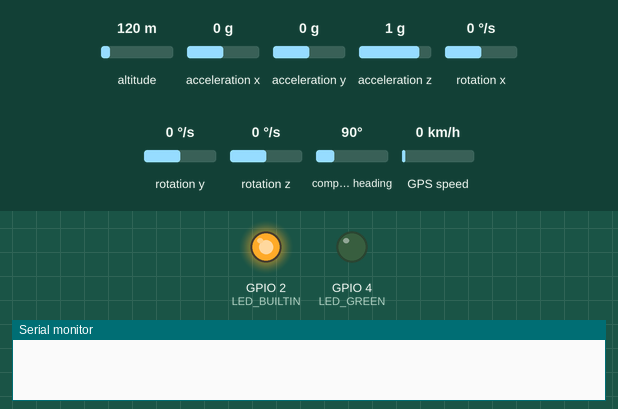
Bench run of a sketch on a simulated ESP32. Parts: output pins drawn as LEDs (lit = HIGH), the last lines printed to the serial monitor. The test bench sets the inputs (shaded band); at power-on: altitude 120 m, acceleration x 0 g, acceleration y 0 g, acceleration z 1 g, rotation x 0 °/s, rotation y 0 °/s, rotation z 0 °/s, compass heading 90°, GPS speed 0 km/h. The local clock reads 2024-03-15 10:24:30 at power-on unless the sketch sets it; storage starts empty; the GPS gets a fix after 3 s at 37.7749, -122.4194 with 8 satellites.

Above: at 0.1 s.
At 2.1 s:
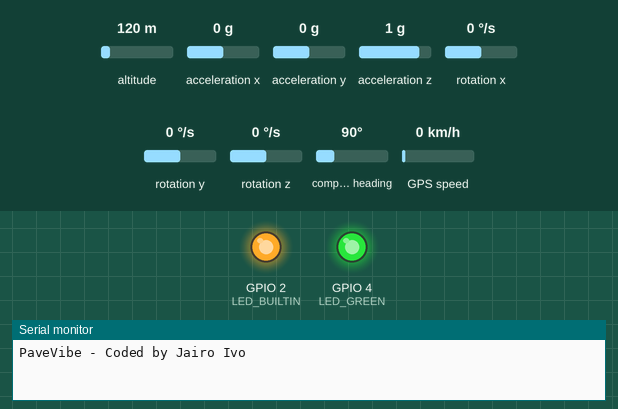
At 17.7 s:
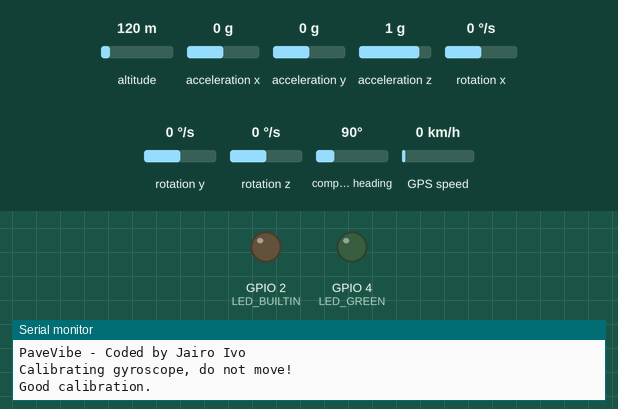
Timing chart, 0 to 24.7 s (numbered marks = the images above):
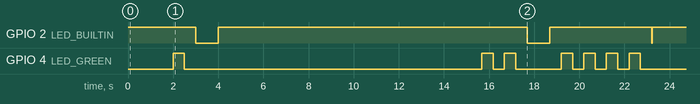

The sketch:

PaveVibeV5.ino
```cpp
#include <ESP32Time.h>       // For managing time on ESP32
#include <MPU9250_asukiaaa.h> // For MPU9250 sensor interface
#include <SD.h>              // For SD card operations
#include <SPI.h>             // For SPI communication protocols
#include <TinyGPSPlus.h>     // For GPS functionalities
#include <Wire.h>            // For I2C communication
#include "configSetup.h"          // Configuration file
#include "esp_timer.h"

MPU9250_asukiaaa mySensor; // Sensor interface object
TinyGPSPlus gps;                  // GPS data parser
String dataMessage;               // Data message storage for SD writing
File dataFile;                    // File object for SD operations
String fileName;
// Time data structure
struct TimeData {
  int day, month, year, hour, minute, second;
} rtcTime, gpsTime;

int gpsUpdate = 0; // GPS data update flag
int lastSecond;
bool ledState = LOW;

char latitudeStr[15], longitudeStr[15]; // Human-readable latitude and longitude
double gpsAltitude = 0;                 // GPS altitude
float gpsSpeed = 0;                     // GPS speed

// Sensor data structure
struct SensorData {
  float ax, ay, az;          // Accelerometer readings
  float gx, gy, gz;          // Gyroscope readings
  float aSqrt;               // Square root of accelerometer sums
  float gxOffset = 0, gyOffset = 0, gzOffset = 0; // Gyroscope offsets
} sensorData;

// Check if it's time to collect and save data based on the predefined interval
void IRAM_ATTR onTimer(void* arg) {

  updateSampleIndex();
  updateTimeDateRTCdata();
  updateMPUdata();
  saveData(); // Save the collected data
  digitalWrite(LED_BUILTIN, HIGH); // Turn on the built-in LED to indicate data collection
  gpsUpdate = 0; // Reset the GPS update flag
}

void setup() {

  initProgram(); // Setup serial and i2c communication
  checkAndCalibrateMPU(); // Function to check connection with MPU and calibrate gyroscope
  syncGps(); // Synchronize the internal RTC with GPS time and GPS latitude and longitude
  updateTimeDateRTCdata(); // Update internal time and date with RTC data
  initSDCard(); // Initialize the SD card module
  checkSDFile(); // Ensure '.csv' file exists on the SD card, create if not found using date and hour in main name


  const esp_timer_create_args_t timerArgs = {
    .callback = &onTimer, // Função que será chamada na interrupção
    .name = "sampleTimer"
  };

  esp_timer_handle_t sampleTimer;
  esp_timer_create(&timerArgs, &sampleTimer);
  // Inicia o timer para disparar a cada 100 milissegundos (100000 microssegundos)
  waitStart(100); // Sync to start collecting data in the next second
  esp_timer_start_periodic(sampleTimer, sampleInterval * 1000); // Configura o timer para disparar periodicamente


}

void loop() {
  updateGpsData();
}
```

peripheralFunctions.ino
```cpp
void updateTimeDateRTCdata() {
  // Update RTC time variables
  rtcTime.month = (rtc.getMonth() + 1); rtcTime.day = rtc.getDay(); rtcTime.year = rtc.getYear();
  rtcTime.hour = rtc.getHour(true); // true for 24-hour format
  rtcTime.minute = rtc.getMinute(); rtcTime.second = rtc.getSecond();
}

void updateMPUdata() {
  // Update accelerometer values with the latest readings
  if (mySensor.accelUpdate() == 0) {
    sensorData.ax = mySensor.accelX(); sensorData.ay = mySensor.accelY(); sensorData.az = mySensor.accelZ(); sensorData.aSqrt = mySensor.accelSqrt(); // Square root of sum of squares of accelerometer readings
  } else {
    digitalWrite(LED_BUILTIN, LOW); // Turn off the LED if a valid location is obtained
  }
  // Apply offsets to gyroscope values and update
  if (mySensor.gyroUpdate() == 0) {
    sensorData.gx = mySensor.gyroX() - sensorData.gxOffset; sensorData.gy = mySensor.gyroY() - sensorData.gyOffset; sensorData.gz = mySensor.gyroZ() - sensorData.gzOffset;
  } else {
    digitalWrite(LED_BUILTIN, LOW); // Turn off the LED if a valid location is obtained
  }
}

void blinkLed(int count) {
  // Blink the built-in LED a specified number of times
  for (int i = 0; i < count; i++) {
    digitalWrite(LED_GREEN, HIGH); // Turn the LED on
    delay(500); // Wait for half a second
    digitalWrite(LED_GREEN, LOW); // Turn the LED off
    delay(500); // Wait for another half second
  }
}

void ErrorLoopIndicator() {
  // Continuously blink the LED to indicate an error
  while(1) {
      digitalWrite(LED_BUILTIN, HIGH); // Turn the LED on
      delay(100); // Wait for 150 milliseconds
      digitalWrite(LED_BUILTIN, LOW); // Turn the LED off
      delay(100); // Wait for 150 milliseconds
  }
}

void clearSerialScreen() {
  // Clear the serial monitor screen by printing 30 new lines
  for (int i = 0; i < 30; i++) {
    Serial.println();
  }
}

void syncGps() {
  digitalWrite(LED_BUILTIN, HIGH);
  // Synchronize the internal RTC with GPS time
  Serial.println(F("Initiating synchronization of the internal RTC with the GPS!"));
  delay(500); // Short delay before starting synchronization
  // Continue trying to synchronize RTC with GPS until the year is within valid range (2023-2026)
  while (rtc.getYear() < 2023 || rtc.getYear() > 2026) {
    if (Serial2.available() > 0) {
      if (gps.encode(Serial2.read())) {
        delay(150); // Small delay may be necessary for some GPS modules to process data
        if (gps.date.isValid() && gps.time.isValid()) {
          // Set the RTC time based on GPS time
          rtc.setTime(gps.time.second(), gps.time.minute(), gps.time.hour(), gps.date.day(), (gps.date.month()), gps.date.year());
        }
      }
    }
    // Provide feedback if no valid GPS data is received within a certain timeframe
    if (millis() > 20000 && gps.charsProcessed() < 10) {
      Serial.println("No valid gps data.");
    }
  }
  Serial.println("Good synchronization between RTC and GPS.");
  Serial.print("GPS date&time: ");
  // Print and set GPS date and time
  Serial.print(gps.date.year()); Serial.print("-"); Serial.print(gps.date.month()); Serial.print("-"); Serial.print(gps.date.day()); Serial.print(" ");
  Serial.print(gps.time.hour()); Serial.print(":"); Serial.print(gps.time.minute()); Serial.print(":"); Serial.println(gps.time.second());
  // Print the synchronized RTC date and time
  Serial.print("RTC date&time: "); Serial.println(rtc.getTime("%Y-%m-%d %H:%M:%S"));
  // Synchronize GPS latitude and longitude
  // Continue to attempt to get valid GPS data until latitude is non-zero
  Serial.println("Waiting for start location.");
  while(gpsUpdate == 0){
    if (Serial2.available() > 0) {
      if (gps.encode(Serial2.read())) {
        if (gps.location.isValid()) {
            // Convert latitude and longitude to string with fixed format
            dtostrf(gps.location.lat(), 12, 8, latitudeStr); dtostrf(gps.location.lng(), 12, 8, longitudeStr);
            gpsUpdate = 1; // Set GPS update flag
            // Print the formatted latitude and longitude strings
            Serial.print("Start location found: ");
            Serial.print("Latitude: "); Serial.print(latitudeStr);
            Serial.print("  /  Longitude: "); Serial.println(longitudeStr);
        }
      }
    }
  }
  blinkLed(4); // Blink LED four times to indicate setup completion
  digitalWrite(LED_BUILTIN, LOW);
}

void updateSampleIndex() {
  // Increment and check the sample index, reset if it exceeds samples per second
  sampleIndex++;
  if (sampleIndex > samplesPerSecond) {
    Serial.println();
    sampleIndex = 1; // Reset index after reaching the limit
  }
}

// Função para alternar o estado do LED
void toggleLED() {
  // Inverte o estado do LED
  ledState = !ledState;
  // Atualiza o estado do LED
  digitalWrite(LED_GREEN, ledState);
}

void updateGpsData() {
  // Check if a second has passed to reduce GPS data processing load
  int nowSecond = rtc.getSecond();
  if (nowSecond != lastSecond) {
    // Check if there is any data available from the GPS module
    while (Serial2.available() > 0)
      // Try to parse GPS data
      if (gps.encode(Serial2.read())) {
        // Check if the location data is valid
        if (gps.location.isValid()) {
          // Convert latitude and longitude to string with fixed format
          dtostrf(gps.location.lat(), 12, 8, latitudeStr);
          dtostrf(gps.location.lng(), 12, 8, longitudeStr);
          gpsUpdate = 1; // Set GPS update flag
          // Update altitude if data is valid
          if (gps.altitude.isValid()) {
            gpsAltitude = gps.altitude.meters();
          }
          // Update speed if data is valid
          if (gps.speed.isValid()) {
            gpsSpeed = gps.speed.kmph();
          }
          // Update GPS time and date variables if data is valid
          if (gps.date.isValid() && gps.time.isValid()) {
            // Alterna o estado do LED
            toggleLED();
            gpsTime.year = gps.date.year(); gpsTime.month = gps.date.month(); gpsTime.day = gps.date.day(); gpsTime.hour = gps.time.hour(); gpsTime.minute = gps.time.minute(); gpsTime.second = gps.time.second();
          }
        }
      }

    lastSecond = nowSecond;
  }
}

void initProgram() {


  pinMode(LED_BUILTIN, OUTPUT); // Set the built-in LED pin as an output
  digitalWrite(LED_BUILTIN, HIGH);

  Serial.begin(115200); // Initialize serial communication at 115200 bps
  Serial2.begin(GPS_BAUDRATE); // Initialize GPS module serial communication
  delay(2000);
  clearSerialScreen();
  // Display startup message
  Serial.println(F("PaveVibe - Coded by Jairo Ivo"));
  while (!Serial); // Wait for the serial port to connect, necessary for native USB
  pinMode(LED_GREEN, OUTPUT);
  // Initialize I2C communication for the MPU9250 sensor
  Wire.begin(SDA_PIN, SCL_PIN, I2C_Freq); // Start I2C with custom pins and frequency
  mySensor.setWire(&Wire); // Assign Wire object to the sensor for communication

  blinkLed(1);
  digitalWrite(LED_BUILTIN, LOW);
  delay(1000);
}

void checkAndCalibrateMPU() {
  digitalWrite(LED_BUILTIN, HIGH);
   // Check for sensor presence on the I2C bus at address 0x68
  Wire.beginTransmission(0x68);
  if (Wire.endTransmission() != 0) {
    Serial.println(F("Accelerometer not connected, check wiring!"));
    ErrorLoopIndicator(); // Execute error handling routine if sensor is not detected
  } else {
    mySensor.beginAccel(); // Initialize the accelerometer
    mySensor.beginGyro();  // Initialize the gyroscope
    mySensor.beginMag();   // Initialize the magnetometer

    delay(1000);
    Serial.println(F("Calibrating gyroscope, do not move!"));
    delay(500);

    calculateGyroOffsets(); // Calculate gyroscope offsets for calibration
    blinkLed(2); // Blink LED twice to indicate successful sensor setup
    digitalWrite(LED_BUILTIN, LOW);
    delay(1000);
  }
}

void calculateGyroOffsets() {
  // Initialize accumulators for gyro readings
  long gXTotal = 0, gYTotal = 0, gZTotal = 0;
  const int samples = 100; // Number of samples to collect for calibration
  // Collect 'samples' number of gyro readings
  for (int i = 0; i < samples; i++) {
    // Wait for a new gyro reading to be available
    while (mySensor.gyroUpdate() != 0);
    // Accumulate the gyro readings
    gXTotal += mySensor.gyroX(); gYTotal += mySensor.gyroY(); gZTotal += mySensor.gyroZ();
    // Introduce a delay between readings to allow for fresh data
    // Note: Consider reducing or removing this delay if real-time performance is critical
    delay(100);
  }
  // Calculate the average of the accumulated readings to find the offsets
  sensorData.gxOffset = gXTotal / samples; sensorData.gyOffset = gYTotal / samples; sensorData.gzOffset = gZTotal / samples;
  Serial.println(F("Good calibration."));
}

// Function to wait until a specified number of milliseconds before the next second starts
void waitStart(int leadTimeMs) {
    delay(2000); // Initial delay for stabilization
    Serial.println("Wait to start..."); // Inform about the waiting period beginning

    // Ensure we are not too close to the next second, using correct method
    while((1000 - rtc.getMillis() % 1000) < leadTimeMs) {
        delay(10); // Short active wait to reduce loop load
    }

    // Calculate the start time in milliseconds
    unsigned long startTime = millis();

    // Wait until the specified lead time before the next second begins
    while ((millis() - startTime) < (1000 - leadTimeMs)) {
        // Empty loop to wait until the specified time before the next second
    }

    clearSerialScreen(); // Clear the terminal screen
}
```

sdCardFunctions.ino
```cpp
// Returns the filename based on the current date and time
String getFileName() {
  char fileName[25];  // Buffer to store the filename
  // Format the filename with day, month, year, and hour from the RTC data
  snprintf(fileName, sizeof(fileName), "/D%02d-%02d-%04d--H%02d.csv", rtcTime.day, rtcTime.month, rtcTime.year, rtcTime.hour);
  return String(fileName);
}

// Check if the data file exists on the SD card and create it with a header if it does not or is empty
void checkSDFile() {
  digitalWrite(LED_BUILTIN, HIGH);
  fileName = getFileName();  // Get the current file name based on the RTC date and time
  Serial.print("Checking file: "); Serial.println(fileName);

  // Tenta abrir o arquivo apenas para leitura para verificar sua existência
  File file = SD.open(fileName.c_str(), FILE_READ);
  if (!file) {
    Serial.println("File does not exist or cannot be opened for reading.");
    file = SD.open(fileName.c_str(), FILE_WRITE);  // Cria um novo arquivo para escrita
    if (file) {
      Serial.println("File created. Writing header...");
      const char *header = "Date, Time, GPSDate, GPSTime, Latitude, Longitude, Altitude, Speed, GPSUpdate, AccX, AccY, AccZ, GyroX, GyroY, GyroZ, SampleIndex\r\n";
      if (file.print(header)) {
        //blinkLed(6);
        //digitalWrite(LED_BUILTIN, LOW);
        Serial.println("Header written successfully.");
      } else {
        Serial.println("Failed to write header.");
        ErrorLoopIndicator();  // Indicate an error in a non-recoverable loop
      }
      file.close();
    } else {
      Serial.println("Failed to create file.");
      ErrorLoopIndicator();  // Indicate an error in a non-recoverable loop
    }
  } else {
    Serial.println("File exists, no need to create.");
    file.close();

    blinkLed(6);
    digitalWrite(LED_BUILTIN, LOW);
  }
}

// Initialize the SD card and check its status and size
void initSDCard() {
  if (!SD.begin()) {
    Serial.println("Card Mount Failed");
    ErrorLoopIndicator();  // Indicate an error in a non-recoverable loop
    return;
  }
  uint8_t cardType = SD.cardType();
  if (cardType == CARD_NONE) {
    Serial.println("No SD card attached");
    ErrorLoopIndicator();  // Indicate an error in a non-recoverable loop
    return;
  }

  uint64_t cardSize = SD.cardSize() / (1024 * 1024);  // Convert bytes to megabytes
  Serial.printf("SD Card Size: %lluMB\n", cardSize);  // Print the size of the SD card
}

// Write to a file, creating it if it does not exist
void writeFile(fs::FS &fs, const char *path, const char *message) {
  //Serial.printf("Writing file: %s\n", path);
  File file = fs.open(path, FILE_WRITE);
  if (!file) {
    //Serial.println("Failed to open file for writing");
    ErrorLoopIndicator();  // Indicate an error in a non-recoverable loop
    return;
  }
  if (file.print(message)) {
    //Serial.println("File written successfully");
  } else {
    //Serial.println("Write failed");
    ErrorLoopIndicator();  // Indicate an error if writing fails
  }
  file.close();  // Close the file to save the data properly
}

// Adiciona dados ao arquivo
void appendFile(fs::FS &fs, const char *path, const char *message) {
  //Serial.printf("Appending to file: %s\n", path);
  File file = fs.open(path, FILE_APPEND);
  if (!file) {
    //Serial.println("Failed to open file for appending");
    ErrorLoopIndicator();
    return;
  }
  if (file.print(message)) {
    //Serial.println("Message appended");
  } else {
    //Serial.println("Append failed");
    ErrorLoopIndicator();
  }
  file.close();
}

void saveData() {
  // Construct the data message to be saved on the SD card
  dataMessage = String(rtcTime.day) + "/" + String(rtcTime.month) + "/" + String(rtcTime.year) + ","
              + String(rtcTime.hour) + ":" + String(rtcTime.minute) + ":" + String(rtcTime.second) + ","
              + String(gpsTime.day) + "/" + String(gpsTime.month) + "/" + String(gpsTime.year) + ","
              + String(gpsTime.hour) + ":" + String(gpsTime.minute) + ":" + String(gpsTime.second) + ","
              + String(latitudeStr) + "," + String(longitudeStr) + ","
              + String(gpsAltitude) + "," + String(gpsSpeed) + "," + String(gpsUpdate) + ","
              + String(sensorData.ax) + "," + String(sensorData.ay) + "," + String(sensorData.az) + ","
              + String(sensorData.gx) + "," + String(sensorData.gy) + "," + String(sensorData.gz) + ","
              + String(sampleIndex) + "\r\n";
  // Display the data message in the Serial Monitor
  Serial.print("Data appended: "); Serial.print(dataMessage);
  // Append the data message to the file on the SD card
  appendFile(SD, fileName.c_str(), dataMessage.c_str());
}
```

configSetup.h
```cpp
constexpr int SDA_PIN = 21;        // SDA pin for I2C communication
constexpr int SCL_PIN = 22;        // SCL pin for I2C communication
constexpr unsigned long I2C_Freq = 400000; // I2C frequency in Hz

// Sampling configuration
constexpr int samplesPerSecond = 10;
//unsigned long lastSampleTime = 0; // Time of the last sample
constexpr long sampleInterval = 1000 / samplesPerSecond;
int sampleIndex = 0; // Sample counter

constexpr int LED_BUILTIN = 2;    // Built-in LED pin on ESP32
constexpr int LED_GREEN = 4;    // LED indicate gps active
ESP32Time rtc(-10800);            // ESP32Time object with GMT-3 offset
constexpr int GPS_BAUDRATE = 9600; // Baud rate for GPS module
```
